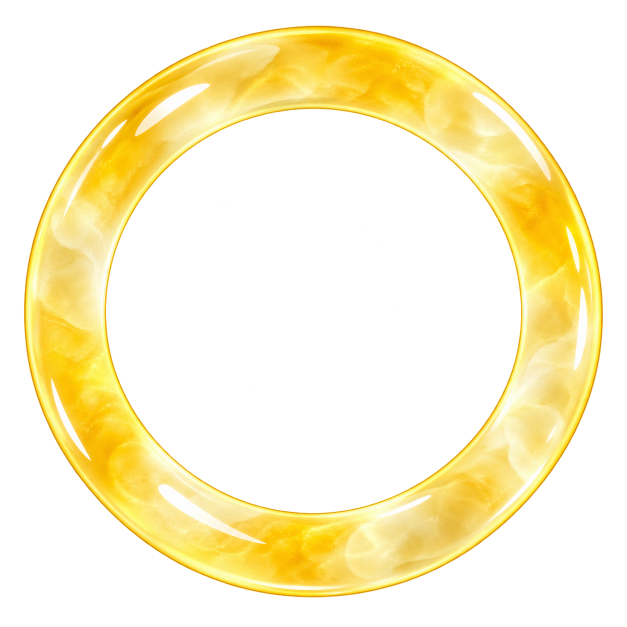
#> input picture art-source/jade-v2/amber.png, 1254 x 1254 px, found by its file name (shown at 1/2 size); its folder holds 4 pictures in this run
$ python measure-jade.py
#> lines starting #> are read from the running program, lines starting #| are printed output that depends on the picture; pictures that were not available may be replaced by others from this repository, and a replacement may not be noted
"""Read generated PNG alpha to record texture UV bounds. Does not modify the images."""
from pathlib import Path
from PIL import Image
import numpy as np
import json

root=Path(__file__).resolve().parents[1]
profiles={}
for name in ['amber','peach','celadon','ice','ivory']:
    im=Image.open(root/'public/assets/jade-v2'/f'{name}.png').convert('RGBA')
#> im is the input picture: PIL image 1254x1254 RGBA; mean R, G, B, A 84.7, 74.9, 33.5, 81.7
    a=np.asarray(im)[:,:,3];h,w=a.shape
#> after `a = np.asarray(im)[:, :, 3]`:
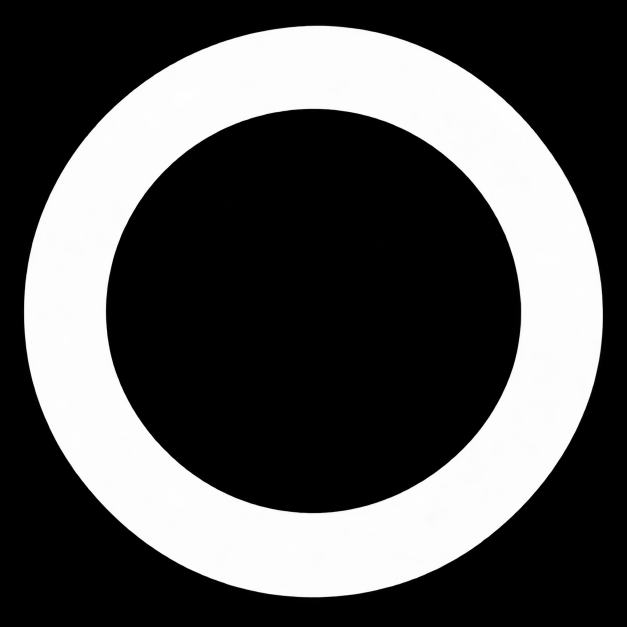
#> a: shape (1254, 1254) (shown at 1/2 size); min 0, max 255, mean 81.7
#> after `h, w = a.shape`: h = 1254; w = 1254
    ys,xs=np.where(a>192)
    cx=(np.quantile(xs,.002)+np.quantile(xs,.998))/2
#> cx = 626.5
    cy=(np.quantile(ys,.002)+np.quantile(ys,.998))/2
#> cy = 623
    inner=[];outer=[]
    for angle in np.linspace(0,2*np.pi,128,endpoint=False):
        r=np.arange(0,min(w,h)*.55,.5)
        xx=np.clip(np.rint(cx+np.cos(angle)*r).astype(int),0,w-1)
        yy=np.clip(np.rint(cy+np.sin(angle)*r).astype(int),0,h-1)
        on=a[yy,xx]>128
        edges=np.diff(np.r_[False,on,False].astype(int))
        starts=np.where(edges==1)[0];ends=np.where(edges==-1)[0]
        k=np.argmax(ends-starts)
        inner.append(float(r[starts[k]]+1));outer.append(float(r[ends[k]-1]-1))
#> this loop made 128 passes
#> (starts, ends) on passes 1 to 12: ([830], [1158]), ([832], [1158]), ([830], [1158]), ([829], [1159]), ([830], [1159]), ([829], [1157]), ([828], [1156]), ([827], [1156]), ([825], [1153]), ([824], [1153]), ([821], [1150]), ([819], [1148])
#> after the loop, inner = 128 values, max 417 at index 1, min 403 at index 25, mean 409.7; outer = 128 values, max 578 at index 3, min 568 at index 87, mean 572
    def smooth(v):
        arr=np.asarray(v)
#> arr has the same summary as inner outside smooth
        return [round(float(n),2) for n in sum(np.roll(arr,k) for k in [-2,-1,0,1,2])/5]
    profiles[name]={'width':w,'height':h,'cx':round(float(cx),2),'cy':round(float(cy),2),
                    'inner':smooth(inner),'outer':smooth(outer)}
    assert min(np.asarray(outer)-np.asarray(inner))>90
    print(name,'alpha center',int(a[h//2,w//2]),'band radius',round(np.median(inner),1),round(np.median(outer),1))
#| amber alpha center 0 band radius 409.0 570.5
#> pass 3 of the loop `for name in ['amber','peach','celadon','ice','ivory']:`:
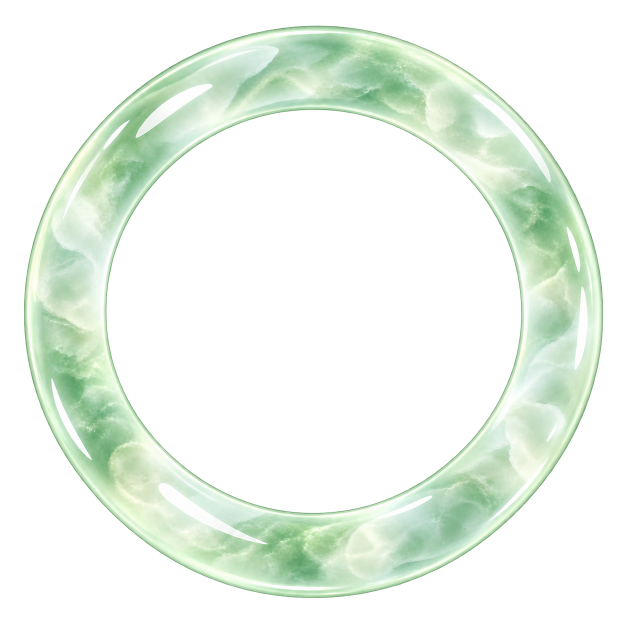
#> input picture art-source/jade-v2/celadon.png, 1254 x 1254 px, found by its file name (shown at 1/2 size)
#> im is the input picture: PIL image 1254x1254 RGBA; mean R, G, B, A 67, 76.2, 66.3, 81.8
#> `a = np.asarray(im)[:, :, 3]`:
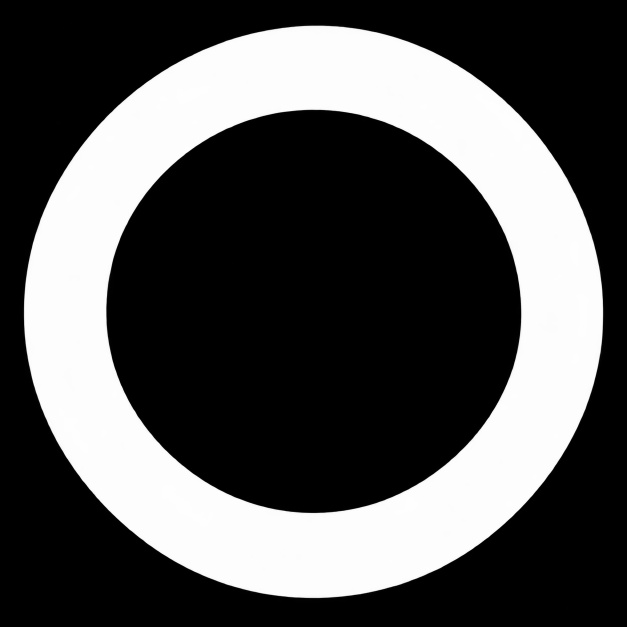
#> a: shape (1254, 1254) (shown at 1/2 size); min 0, max 255, mean 81.8
#> the loop `for angle in np.linspace(0,2*np.pi,128,endpoint=False):` made 128 passes
#> (starts, ends) on passes 1 to 8: ([830], [1158]), ([832], [1160]), ([830], [1160]), ([831], [1159]), ([830], [1159]), ([829], [1157]), ([828], [1156]), ([827], [1156])
#> after the loop `for angle in np.linspace(0,2*np.pi,128,endpoint=False):`: inner = 128 values, max 417 at index 1, min 403 at index 31, mean 409; outer = 128 values, max 578.5 at index 1, min 565.5 at index 87, mean 571.6
#| celadon alpha center 0 band radius 407.8 571.0
#> the loop made 5 passes; the first 3 are shown
(root/'src/jade-profiles.js').write_text('export default '+json.dumps(profiles,separators=(',',':'))+';\n')
